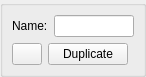
<?xml version="1.0" encoding="UTF-8"?>
<ui version="4.0">
 <class>ManagedEntityPanel</class>
 <widget class="QWidget" name="ManagedEntityPanel">
  <property name="geometry">
   <rect>
    <x>0</x>
    <y>0</y>
    <width>139</width>
    <height>74</height>
   </rect>
  </property>
  <property name="sizePolicy">
   <sizepolicy hsizetype="Expanding" vsizetype="Fixed">
    <horstretch>0</horstretch>
    <verstretch>0</verstretch>
   </sizepolicy>
  </property>
  <property name="windowTitle">
   <string>Form</string>
  </property>
  <layout class="QVBoxLayout" name="verticalLayout">
   <property name="spacing">
    <number>2</number>
   </property>
   <property name="leftMargin">
    <number>0</number>
   </property>
   <property name="topMargin">
    <number>0</number>
   </property>
   <property name="rightMargin">
    <number>0</number>
   </property>
   <property name="bottomMargin">
    <number>0</number>
   </property>
   <item>
    <widget class="QGroupBox" name="groupBox">
     <property name="title">
      <string/>
     </property>
     <property name="alignment">
      <set>Qt::AlignLeading|Qt::AlignLeft|Qt::AlignTop</set>
     </property>
     <layout class="QVBoxLayout" name="verticalLayout_3" stretch="0,0">
      <item>
       <layout class="QHBoxLayout" name="horizontalLayout" stretch="0,1">
        <item>
         <widget class="QLabel" name="label">
          <property name="text">
           <string>Name:</string>
          </property>
         </widget>
        </item>
        <item>
         <widget class="QLineEdit" name="entityName">
          <property name="minimumSize">
           <size>
            <width>80</width>
            <height>0</height>
           </size>
          </property>
         </widget>
        </item>
       </layout>
      </item>
      <item>
       <layout class="QHBoxLayout" name="horizontalLayout_2">
        <item>
         <widget class="QPushButton" name="entityDelete">
          <property name="sizePolicy">
           <sizepolicy hsizetype="Minimum" vsizetype="Fixed">
            <horstretch>0</horstretch>
            <verstretch>0</verstretch>
           </sizepolicy>
          </property>
          <property name="maximumSize">
           <size>
            <width>30</width>
            <height>16777215</height>
           </size>
          </property>
          <property name="text">
           <string/>
          </property>
          <property name="icon">
           <iconset>
            <activeon>:/Buttons/EditorResources/RecycleBin_24x24.png</activeon>
           </iconset>
          </property>
         </widget>
        </item>
        <item>
         <widget class="QPushButton" name="entityDuplicate">
          <property name="text">
           <string>Duplicate</string>
          </property>
         </widget>
        </item>
        <item>
         <spacer name="horizontalSpacer">
          <property name="orientation">
           <enum>Qt::Horizontal</enum>
          </property>
          <property name="sizeHint" stdset="0">
           <size>
            <width>40</width>
            <height>20</height>
           </size>
          </property>
         </spacer>
        </item>
       </layout>
      </item>
     </layout>
    </widget>
   </item>
  </layout>
 </widget>
 <resources>
  <include location="geareditor.qrc"/>
 </resources>
 <connections/>
</ui>
